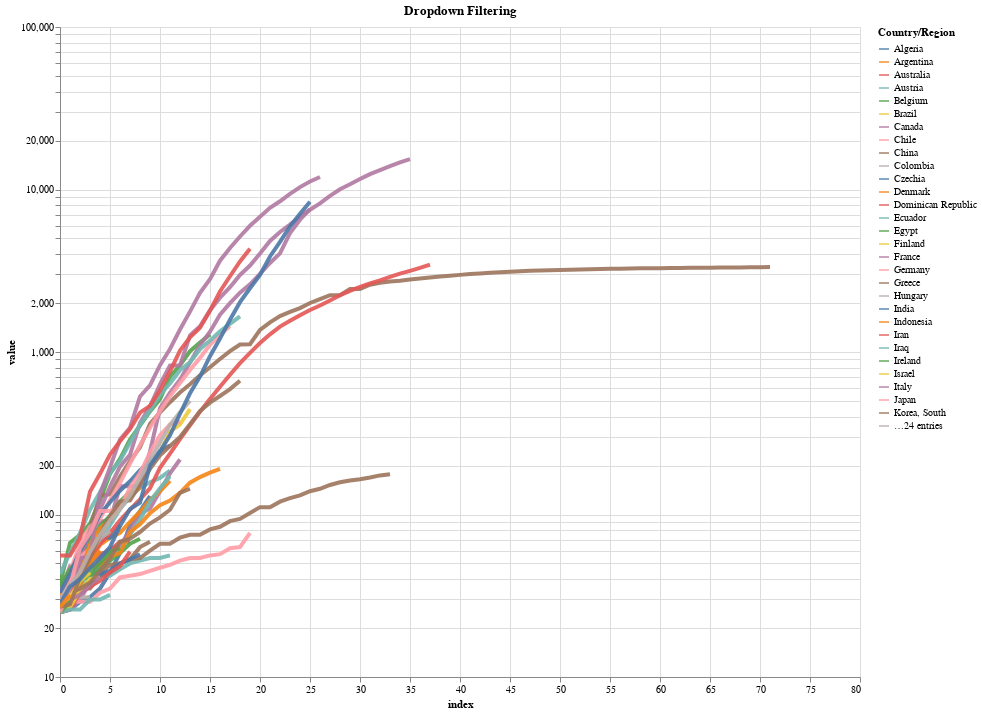

Here is the notebook cell this chart was saved with:
### Code cell
# see here: https://altair-viz.github.io/gallery/multiple_interactions.html


# altair plot with hover tool
base = alt.Chart(dfq).mark_line(strokeWidth=4, opacity=0.9).encode(
    x=alt.X('index'),
    y=alt.Y('value', scale=alt.Scale(type='log')),
    color='Country/Region',
    tooltip=['Country/Region', 'index','value']
).properties(
    width=800,
    height=650
).interactive()




countries = list(set(dfq['Country/Region']))
#len(countries)
# A dropdown filter
country_dropdown = alt.binding_select(options=countries)

country_select = alt.selection_single(fields=['Country/Region'], bind=country_dropdown, name="Country")

filter_countries = base.add_selection(
    country_select
).transform_filter(
    country_select
).properties(title="Dropdown Filtering")

filter_countries

### Figure 1 — Vega-Lite specification as saved in the notebook (floating-point values rounded to 4 significant figures; data arrays with more than 128 entries replaced by an {"elided": "..."} marker saying what was removed)
{"config": {"view": {"continuousWidth": 400, "continuousHeight": 300}}, "data": {"name": "data-a9563a288c3934e991a5c3e8d14d96a9"}, "mark": {"type": "line", "opacity": 0.9, "strokeWidth": 4}, "encoding": {"color": {"type": "nominal", "field": "Country/Region"}, "tooltip": [{"type": "nominal", "field": "Country/Region"}, {"type": "quantitative", "field": "index"}, {"type": "quantitative", "field": "value"}], "x": {"type": "quantitative", "field": "index"}, "y": {"type": "quantitative", "field": "value", "scale": {"type": "log"}}}, "height": 650, "selection": {"selector003": {"type": "interval", "bind": "scales", "encodings": ["x", "y"]}, "Country": {"type": "single", "fields": ["Country/Region"], "bind": {"input": "select", "options": ["Malaysia", "Sweden", "China", "Mexico", "Finland", "Panama", "Hungary", "Australia", "Brazil", "Dominican Republic", "Pakistan", "Iran", "Belgium", "Turkey", "Spain", "Algeria", "Chile", "Romania", "Italy", "Poland", "Korea, South", "Austria", "Canada", "Ecuador", "Colombia", "Russia", "Indonesia", "United Kingdom", "France", "Germany", "Iraq", "Switzerland", "Peru", "Philippines", "Morocco", "Argentina", "Saudi Arabia", "Serbia", "US", "Czechia", "Netherlands", "Egypt", "Ireland", "Luxembourg", "Portugal", "Denmark", "Greece", "Israel", "Norway", "India", "Ukraine", "Japan", "San Marino"]}}}, "title": "Dropdown Filtering", "transform": [{"filter": {"selection": "Country"}}], "width": 800, "$schema": "https://vega.github.io/schema/vega-lite/v4.8.1.json", "datasets": {"data-a9563a288c3934e991a5c3e8d14d96a9": {"elided": "3922 records"}}}
